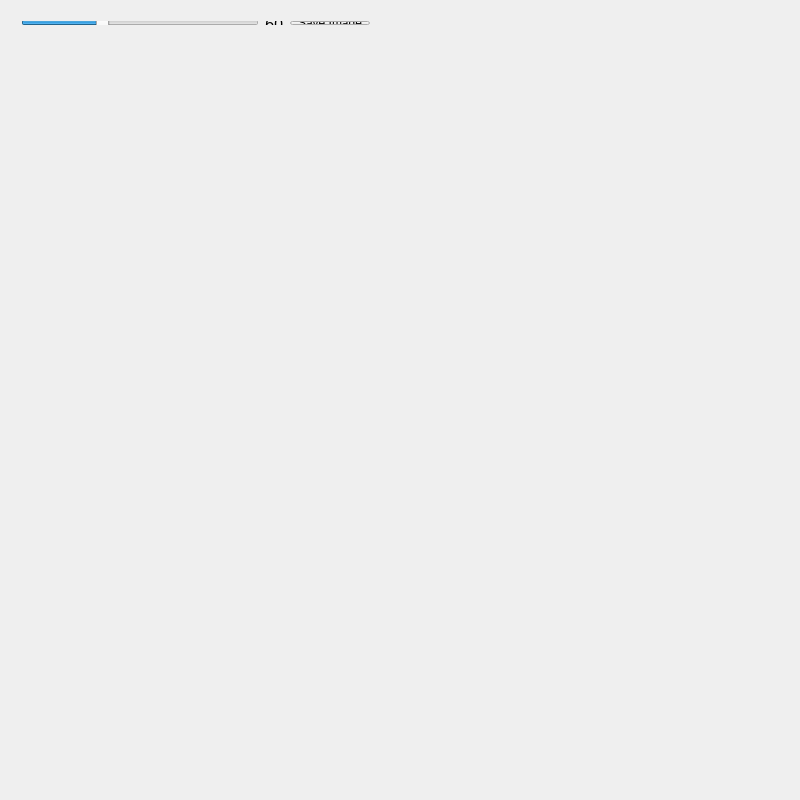
<?xml version="1.0" encoding="UTF-8"?>
<ui version="4.0">
 <class>Widget</class>
 <widget class="QWidget" name="Widget">
  <property name="geometry">
   <rect>
    <x>0</x>
    <y>0</y>
    <width>800</width>
    <height>800</height>
   </rect>
  </property>
  <property name="sizePolicy">
   <sizepolicy hsizetype="Minimum" vsizetype="Minimum">
    <horstretch>0</horstretch>
    <verstretch>0</verstretch>
   </sizepolicy>
  </property>
  <property name="windowTitle">
   <string>3D View</string>
  </property>
  <widget class="QWidget" name="layoutWidget">
   <property name="geometry">
    <rect>
     <x>10</x>
     <y>10</y>
     <width>371</width>
     <height>26</height>
    </rect>
   </property>
   <layout class="QHBoxLayout" name="horizontalLayout">
    <item>
     <widget class="QSlider" name="horizontalSlider">
      <property name="minimum">
       <number>30</number>
      </property>
      <property name="maximum">
       <number>120</number>
      </property>
      <property name="value">
       <number>60</number>
      </property>
      <property name="orientation">
       <enum>Qt::Horizontal</enum>
      </property>
     </widget>
    </item>
    <item>
     <widget class="QLabel" name="label">
      <property name="sizePolicy">
       <sizepolicy hsizetype="Preferred" vsizetype="Preferred">
        <horstretch>0</horstretch>
        <verstretch>0</verstretch>
       </sizepolicy>
      </property>
      <property name="font">
       <font>
        <family>SignPainter</family>
        <pointsize>12</pointsize>
       </font>
      </property>
      <property name="text">
       <string>60</string>
      </property>
     </widget>
    </item>
    <item>
     <widget class="QPushButton" name="pushButton">
      <property name="sizePolicy">
       <sizepolicy hsizetype="Fixed" vsizetype="Fixed">
        <horstretch>0</horstretch>
        <verstretch>0</verstretch>
       </sizepolicy>
      </property>
      <property name="text">
       <string>Save Image</string>
      </property>
     </widget>
    </item>
   </layout>
  </widget>
 </widget>
 <layoutdefault spacing="6" margin="11"/>
 <resources/>
 <connections/>
</ui>
